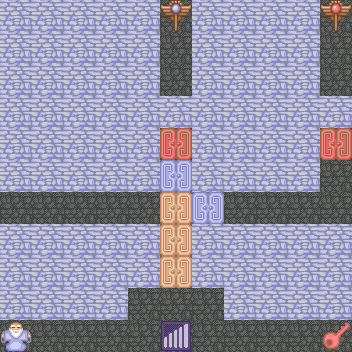

Below is a game level as drawn by its tile map, then a one-line description and the .tmx that defines it (tile-layer data replaced by summaries):
An orthogonal 11x11 tile map with 32x32 px tiles, 6 tile layers (floor, prop, enemy, NPC, ...), 5 tilesets.

<map version="1.0" orientation="orthogonal" renderorder="right-down" width="11" height="11" tilewidth="32" tileheight="32" nextobjectid="1">
 <tileset firstgid="1" name="terrain" tilewidth="32" tileheight="32">
  <image source="terrain.png" width="128" height="128" />
 </tileset>
 <tileset firstgid="17" name="enemy" tilewidth="32" tileheight="32">
  <image source="enemy.png" width="128" height="2048" />
 </tileset>
 <tileset firstgid="273" name="door" tilewidth="32" tileheight="32">
  <image source="door.png" width="128" height="256" />
 </tileset>
 <tileset firstgid="305" name="item" tilewidth="32" tileheight="32">
  <image source="item.png" width="128" height="512" />
 </tileset>
 <tileset firstgid="369" name="npc" tilewidth="32" tileheight="32">
  <image source="npc.png" width="128" height="288" />
 </tileset>
 <layer name="floor" width="11" height="11">
  <data>[121 cells, 121 non-empty, 1 distinct tile ids]</data>
 </layer>
 <layer name="prop" width="11" height="11">
  <data>[121 cells, 3 non-empty, 3 distinct tile ids]</data>
 </layer>
 <layer name="enemy" width="11" height="11">
  <data>[121 cells, 0 non-empty, 0 distinct tile ids]</data>
 </layer>
 <layer name="NPC" width="11" height="11">
  <data>[121 cells, 1 non-empty, 1 distinct tile ids]</data>
 </layer>
 <layer name="door" width="11" height="11">
  <data>[121 cells, 8 non-empty, 4 distinct tile ids]</data>
 </layer>
 <layer name="wall" width="11" height="11">
  <data>[121 cells, 84 non-empty, 1 distinct tile ids]</data>
 </layer>
</map>
